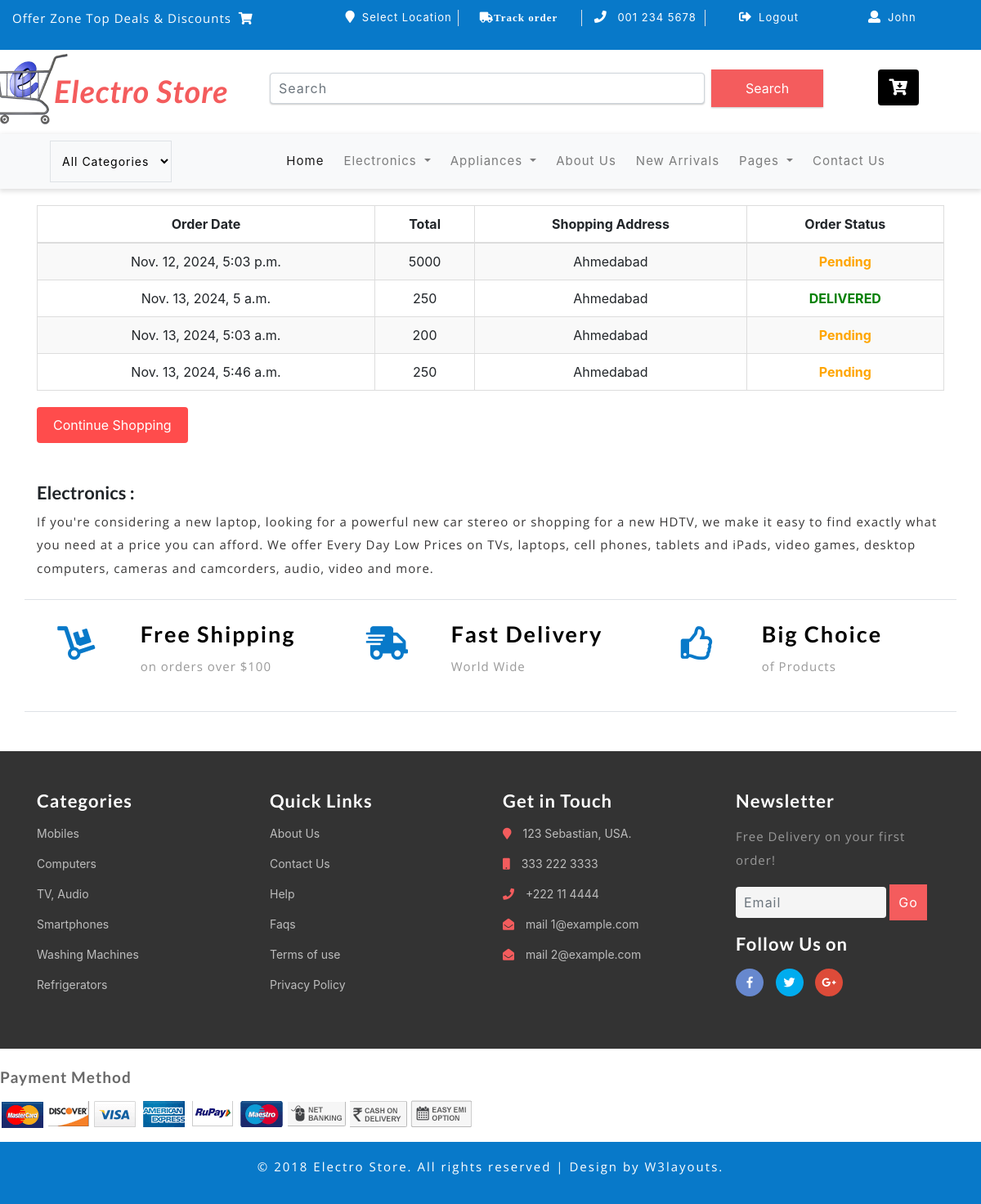
Screenshot of /my_order/ (signed in) with the database file from the repository.
### myapp/models.py (models this page shows)
class Order(models.Model):
    user = models.ForeignKey(Register, on_delete=models.CASCADE)
    product = models.CharField(max_length=500)
    address = models.ForeignKey(Address, on_delete=models.CASCADE)
    order_date = models.DateTimeField(auto_now_add=True)
    order = models.CharField(max_length=50,choices=status_choices,default='Pending')

class Address(models.Model):
    user = models.ForeignKey(Register, on_delete=models.CASCADE, null=True)
    name = models.CharField(max_length=100)
    mobile = models.IntegerField()
    landmark = models.CharField(max_length=100)
    city = models.CharField(max_length=100)

### myapp/views.py (the view, shortened to what this page needs)
# urls.py: path('my_order/',views.my_order,name="my_order"),
def my_order(request):
    if 'user' in request.session:
        email = request.session['user']
        my_order = Order.objects.filter(user__email=email)
        my_add = Address.objects.filter(user__email=email)
        return render(request, "my_order.html", {"my_order": my_order})
    return redirect("index")

### myapp/templates/my_order.html (shortened to what this page needs)
{% extends 'base.html' %}
{% load static %}
{% block base %}
<head>
</head>
<div class="cart_main_area">
    <div class="container">
        <div class="row">
            <div class="col-12">
                <form action="/my_order/">
                    <div class="table-content table-responsive">
                        <table class="table-bordered table-striped">
                            <thead>
                                <tr>
                                    <th>Order Date</th>
                                    <th>Total</th>
                                    <th>Shopping Address</th>
                                    <th>Order Status</th>
                                </tr>
                            </thead>
                            <tbody>
                                {% for i in my_order %}
                                    <tr>
                                        <td>{{ i.order_date }}</td>
                                        <td>{{ i.product }}</td>
                                        <td>{{ i.address.city }}</td>
                                        <td>
                                            <strong style="
                                                {% if i.order == 'DELIVERED' %}
                                                    color: green;
                                                {% elif i.order == 'Pending' %}
                                                    color: orange;
                                                {% else %}
                                                    color: red;
                                                {% endif %}
                                            ">
                                                {{ i.order }}
                                            </strong>
                                        </td>
                                    </tr>
                                {% endfor %}
                            </tbody>
                        </table>
                    </div>
                    <div class="row">
                        <div class="col-lg-7 col-sm-7 col-md-7">
                            <div class="buttons-carts">
                                <a href="/">Continue Shopping</a>
                            </div>
                        </div>
                    </div>
                </form>
            </div>
        </div>
    </div>
</div>
{% endblock %}

### myapp/static/css/style.css (style rules this page uses)
html, body { margin: 0; font-size: 100%; background: #fff; font-family: 'Open Sans', sans-serif; }
body a { text-decoration: none; transition: 0.5s all; -webkit-transition: 0.5s all; -moz-transition: 0.5s all; -o-transition: 0.5s all; -ms-transition: 0.5s all; }
a { transition: 0.5s all; -webkit-transition: 0.5s all; -moz-transition: 0.5s all; -o-transition: 0.5s all; -ms-transition: 0.5s all; }

### myapp/templates/my_order.html (style rules this page uses)
.table-content { margin-top: 20px; }
.table-bordered { width: 100%; border-collapse: collapse; }
.table-bordered th, .table-bordered td { border: 1px solid #ddd; padding: 10px; text-align: center; }
.table-striped tbody tr:nth-of-type(odd) { background-color: #f9f9f9; }
.buttons-carts a { padding: 10px 20px; background-color: #ff4c4c; color: white; text-decoration: none; border-radius: 4px; display: inline-block; margin-top: 20px; }

### rows the page displays
Order: order_date "Nov. 12, 2024, 5:03 p.m.", product "5000", address.city "Ahmedabad", order "Pending"
Order: order_date "Nov. 13, 2024, 5 a.m.", product "250", address.city "Ahmedabad", order "DELIVERED"
Order: order_date "Nov. 13, 2024, 5:03 a.m.", product "200", address.city "Ahmedabad", order "Pending"
Order: order_date "Nov. 13, 2024, 5:46 a.m.", product "250", address.city "Ahmedabad", order "Pending"

### other values shown
{{ request.session.u_name }} "John"
